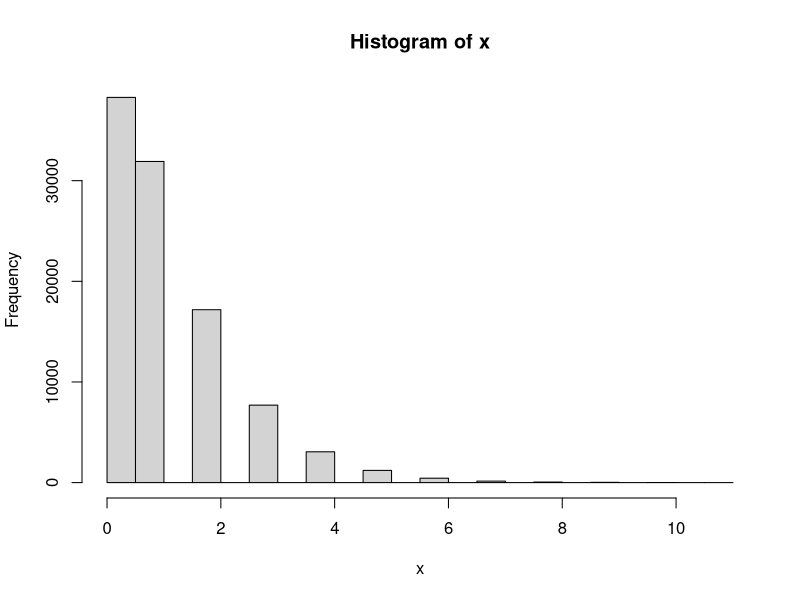

The R source for this figure:
# D12 to D8
# If I roll a D12 to progressively eliminate records from a list,
# how many times will I roll higher than the number remaining
# before I get to the next dice (a d8)?

N <- 100000
x = rep(0,N)
for (i in 1:N){
  too_big <- 0
  remaining <- 12
  
  while(remaining >8){
    d20 <- sample.int(12,size=1)
    if (d20<remaining){
      remaining <- remaining -1
    } else {
      too_big <- too_big +1
    }
  }
  x[i] = too_big
}

summary(x)
table(x)
table(x) / N
hist(x)
